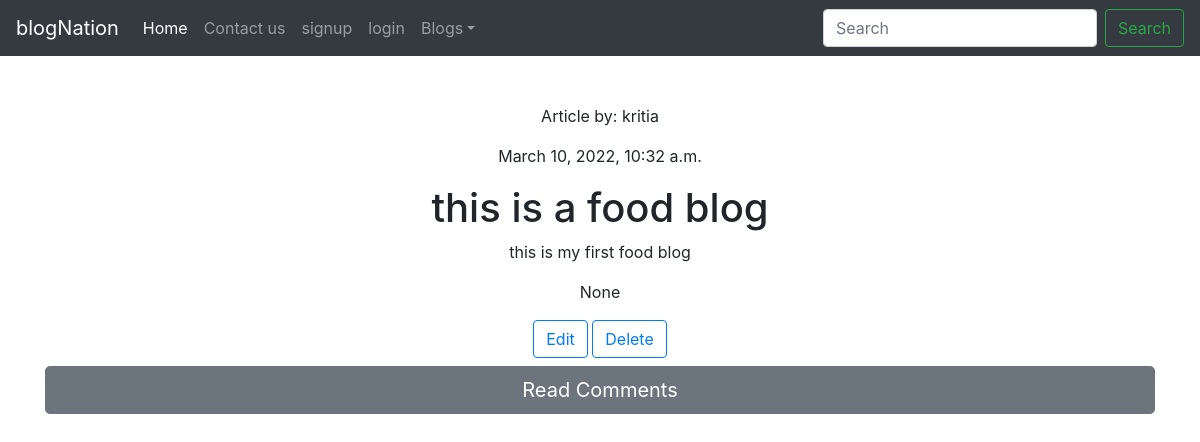
The page /detail/4 on the database as committed earlier.
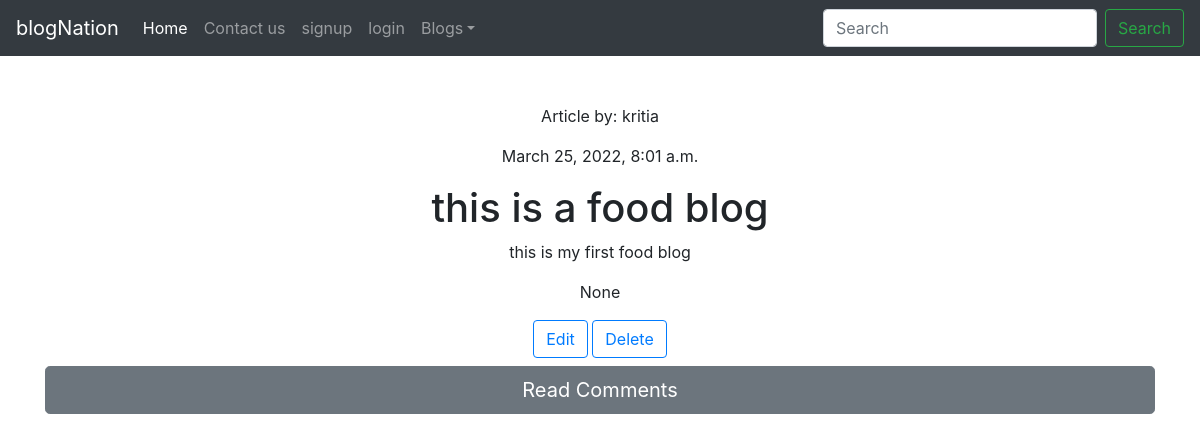
The same page on the database as committed later.
### blogapp/models.py (models this page shows, shortened)
class BlogTimeStamp(models.Model):
   created_at = models.DateTimeField(auto_now_add=True)
   updated_at = models.DateTimeField(auto_now_add=True)
   class Meta:
      abstract = True

class Post(BlogTimeStamp):
   author = models.ForeignKey(User, on_delete=models.CASCADE)
   title = models.CharField(max_length=100)
   content = models.TextField(max_length=2000, null=True, blank=True)
   slug = models.SlugField(max_length=1000, null=True, blank=True)
   image = models.ImageField(upload_to='images/', null=True, blank=True)
   posted_on = models.DateTimeField(auto_now=True)
   category = models.ManyToManyField(Category)

### blogapp/views.py (the view)
# urls.py: path('detail/<int:pk>', views.detail, name='post_detail')
def detail(request, pk):
    post = Post.objects.get(id=pk)
    return render(request, 'home/detail.html', {'post': post})

### templates/home/detail.html (shortened to what this page needs)
{%extends 'base.html'%}
{% block body %}
<div class="container my-5" align="center">
<p>Article by: {{ post.author }}</p>
<p>{{ post.posted_on }}</p>
<h1>{{ post.title }}</h1>
<p>{{ post.content }}</p>
<p>{{ post.slug }}</p>
<a href="{% url 'blogapp:update' post.pk %}" role="button" class="btn btn-outline-primary" >Edit</a>
<a href="{% url 'blogapp:delete' post.pk %}" role="button" class="btn btn-outline-primary" >Delete</a></br>
<div>
    <a href="{% url 'blogapp:comment' post.pk %}" role="button" class="btn btn-secondary btn-lg btn-block dark my-2" >Read Comments</a>
</div>
</div>
{% endblock  %}

Rows that differ between the two databases and show on the page:
changed Post "this is a food blog": posted_on "March 10, 2022, 10:32 a.m." → "March 25, 2022, 8:01 a.m."
